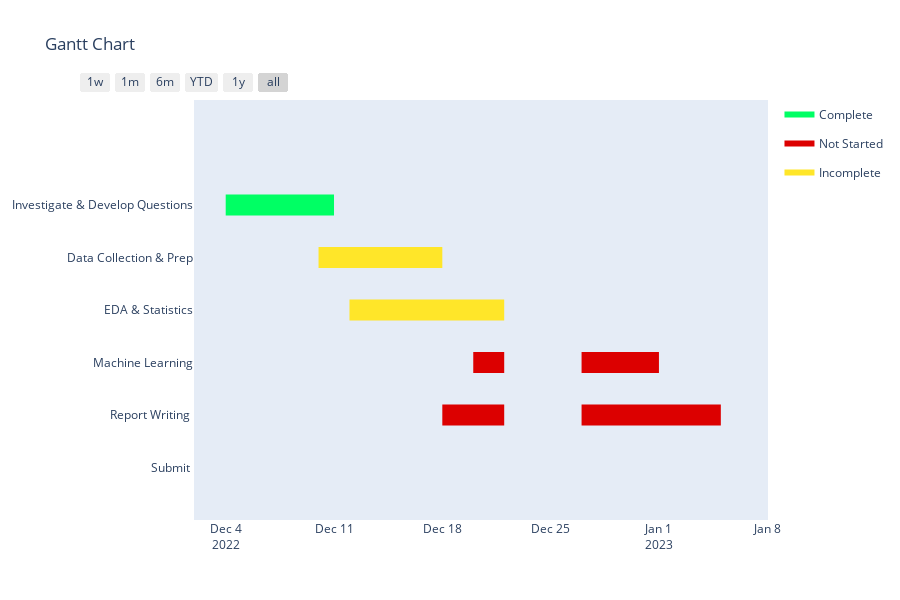

The code cell stored with this chart in its notebook:
### Markdown cell above
## Section 1.0
# Creating Gantt chart for my project

### Code cell
# import libraries for the chart
import plotly.express as px
import pandas as pd
import plotly.figure_factory as ff
df = pd.DataFrame([
    dict(Task="Investigate & Develop Questions", Start='2022-12-04', Finish='2022-12-11', Resource='Complete'),
    dict(Task="Data Collection & Prep", Start='2022-12-10', Finish='2022-12-18',  Resource='Incomplete'),
    dict(Task="EDA & Statistics", Start='2022-12-12', Finish='2022-12-22',  Resource='Incomplete'),
    dict(Task="Machine Learning", Start='2022-12-20', Finish='2022-12-22',  Resource='Not Started'),
    dict(Task="Machine Learning", Start='2022-12-27', Finish='2023-01-01',  Resource='Not Started'),
    dict(Task="Report Writing ", Start='2022-12-18', Finish='2022-12-22',  Resource='Not Started'),
    dict(Task="Report Writing ", Start='2022-12-27', Finish='2023-01-05',  Resource='Not Started'),
    dict(Task="Submit ", Start='2023-01-06', Finish='2023-01-06',  Resource='Not Started')
])

colors = {'Not Started': 'rgb(220, 0, 0)',
          'Incomplete': (1, 0.9, 0.16),
          'Complete': 'rgb(0, 255, 100)'}

fig = ff.create_gantt(df, colors=colors, index_col='Resource', show_colorbar=True,
                      group_tasks=True)
fig.show()

### Figure 1 — Plotly figure (JSON) as saved in the notebook; plotly's stock layout.template omitted (floating-point values rounded to 4 significant figures)
{"data": [{"fill": "toself", "fillcolor": "rgb(0, 255, 100)", "hoverinfo": "name", "legendgroup": "rgb(0, 255, 100)", "mode": "none", "name": "Complete", "type": "scatter", "x": ["2022-12-04", "2022-12-11", "2022-12-11", "2022-12-04"], "y": [4.8, 4.8, 5.2, 5.2]}, {"fill": "toself", "fillcolor": "rgb(220, 0, 0)", "hoverinfo": "name", "legendgroup": "rgb(220, 0, 0)", "mode": "none", "name": "Not Started", "type": "scatter", "x": ["2022-12-20", "2022-12-22", "2022-12-22", "2022-12-20", "2022-12-20", "2022-12-27", "2023-01-01", "2023-01-01", "2022-12-27", "2022-12-27", "2022-12-18", "2022-12-22", "2022-12-22", "2022-12-18", "2022-12-18", "2022-12-27", "2023-01-05", "2023-01-05", "2022-12-27", "2022-12-27", "2023-01-06", "2023-01-06", "2023-01-06", "2023-01-06"], "y": [1.8, 1.8, 2.2, 2.2, null, 1.8, 1.8, 2.2, 2.2, null, 0.8, 0.8, 1.2, 1.2, null, 0.8, 0.8, 1.2, 1.2, null, -0.2, -0.2, 0.2, 0.2]}, {"fill": "toself", "fillcolor": "rgb(255, 230, 41)", "hoverinfo": "name", "legendgroup": "rgb(255, 230, 41)", "mode": "none", "name": "Incomplete", "type": "scatter", "x": ["2022-12-10", "2022-12-18", "2022-12-18", "2022-12-10", "2022-12-10", "2022-12-12", "2022-12-22", "2022-12-22", "2022-12-12"], "y": [3.8, 3.8, 4.2, 4.2, null, 2.8, 2.8, 3.2, 3.2]}, {"legendgroup": "rgb(0, 255, 100)", "marker": {"color": "rgb(0, 255, 100)", "opacity": 0, "size": 1}, "mode": "markers", "name": "", "showlegend": false, "text": [null, null], "type": "scatter", "x": ["2022-12-04", "2022-12-11"], "y": [5, 5]}, {"legendgroup": "rgb(220, 0, 0)", "marker": {"color": "rgb(220, 0, 0)", "opacity": 0, "size": 1}, "mode": "markers", "name": "", "showlegend": false, "text": [null, null, null, null, null, null, null, null, null, null], "type": "scatter", "x": ["2022-12-20", "2022-12-22", "2022-12-27", "2023-01-01", "2022-12-18", "2022-12-22", "2022-12-27", "2023-01-05", "2023-01-06", "2023-01-06"], "y": [2, 2, 2, 2, 1, 1, 1, 1, 0, 0]}, {"legendgroup": "rgb(255, 230, 41)", "marker": {"color": "rgb(255, 230, 41)", "opacity": 0, "size": 1}, "mode": "markers", "name": "", "showlegend": false, "text": [null, null, null, null], "type": "scatter", "x": ["2022-12-10", "2022-12-18", "2022-12-12", "2022-12-22"], "y": [4, 4, 3, 3]}], "layout": {"height": 600, "hovermode": "closest", "showlegend": true, "title": {"text": "Gantt Chart"}, "xaxis": {"rangeselector": {"buttons": [{"count": 7, "label": "1w", "step": "day", "stepmode": "backward"}, {"count": 1, "label": "1m", "step": "month", "stepmode": "backward"}, {"count": 6, "label": "6m", "step": "month", "stepmode": "backward"}, {"count": 1, "label": "YTD", "step": "year", "stepmode": "todate"}, {"count": 1, "label": "1y", "step": "year", "stepmode": "backward"}, {"step": "all"}]}, "showgrid": false, "type": "date", "zeroline": false}, "yaxis": {"autorange": false, "range": [-1, 7], "showgrid": false, "ticktext": ["Submit ", "Report Writing ", "Machine Learning", "EDA & Statistics", "Data Collection & Prep", "Investigate & Develop Questions"], "tickvals": [0, 1, 2, 3, 4, 5], "zeroline": false}}}
